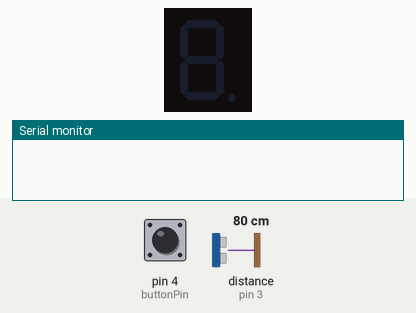
Simulated run of this sketch. Board: Arduino Uno, built with avr-gcc and run on an emulated ATmega328P. Parts: 1-digit seven-segment display, the last lines printed to the serial monitor. Wiring (inferred from the names in the program): 1-digit 7-segment display, segments lit when HIGH: segments pin 5, pin 6, pin 7, pin 8, pin 9, pin 10, pin 11. The test bench sets the inputs (shaded band); at power-on: pin 4 (buttonPin) HIGH, distance to the obstacle (sensor on pin 3) 80 cm. The echo pulse lasts 58.3 µs per cm; the segment pins are drawn as the display they are named for.

Above: at 1.2 s.
1.3 s: pin 4 (buttonPin) pulled LOW for 0.15 s
At 2.6 s:
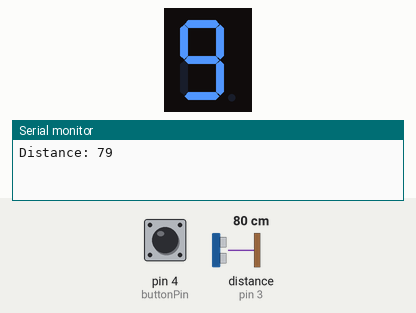
Timing chart, 0 to 4.3 s (numbered marks = the images above; inputs shaded):
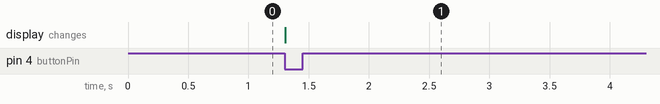

Measured:
- after the input at 1.3 s, the display: changes at once (image 1)

The sketch:

Touch-Activated_range.ino
```cpp
// Define pins for ultrasonic sensor
const int trigPin = 2;
const int echoPin = 3;

// Define pin for push button (simulating touch sensor)
const int buttonPin = 4;

// Define pins for 7-segment display segments
const int segmentPins[] = {5, 6, 7, 8, 9, 10, 11};

// Segment encoding for displaying numbers on 7-segment (Common Cathode)
const byte digitSegments[10] = {
  B00111111,  // 0
  B00000110,  // 1
  B01011011,  // 2
  B01001111,  // 3
  B01100110,  // 4
  B01101101,  // 5
  B01111101,  // 6
  B00000111,  // 7
  B01111111,  // 8
  B01101111   // 9
};

void setup() {
  Serial.begin(9600);

  pinMode(trigPin, OUTPUT);
  pinMode(echoPin, INPUT);
  pinMode(buttonPin, INPUT_PULLUP);  // Using internal pull-up for button

  // Set segment pins as output
  for (int i = 0; i < 7; i++) {
    pinMode(segmentPins[i], OUTPUT);
  }

  clearDisplay();  // Clear display initially
}

void loop() {
  // Check if the button is pressed
  if (digitalRead(buttonPin) == LOW) { // Button press detected (LOW due to pull-up)
    // Take a distance measurement
    int distance = measureDistance();
    Serial.print("Distance: ");
    Serial.println(distance);

    // Display the distance on the 7-segment display (displaying only units digit)
    displayDigit(distance % 10);

    // Hold the display for 5 seconds
    delay(5000);

    // Clear the display
    clearDisplay();
  }
}

// Function to measure distance using the ultrasonic sensor
int measureDistance() {
  long duration;
  int distance;

  // Send trigger pulse
  digitalWrite(trigPin, LOW);
  delayMicroseconds(2);
  digitalWrite(trigPin, HIGH);
  delayMicroseconds(10);
  digitalWrite(trigPin, LOW);

  // Read echo pulse
  duration = pulseIn(echoPin, HIGH);

  // Calculate distance in cm
  distance = duration * 0.034 / 2;

  return distance;
}

// Function to display a single digit on the 7-segment display
void displayDigit(int digit) {
  if (digit < 0 || digit > 9) return;  // Ensure valid digit

  // Light up the segments based on the digit
  for (int i = 0; i < 7; i++) {
    digitalWrite(segmentPins[i], bitRead(digitSegments[digit], i));
  }
}

// Function to clear the 7-segment display
void clearDisplay() {
  for (int i = 0; i < 7; i++) {
    digitalWrite(segmentPins[i], LOW);
  }
}
```
